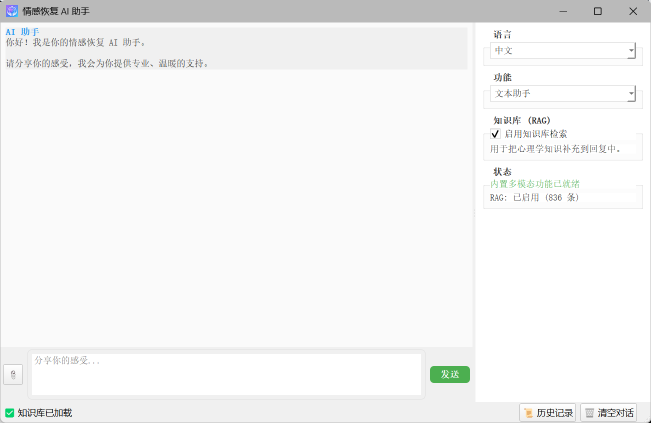
#> input picture images/1.png, 1302 x 846 px (shown at 1/2 size)
$ python -i utils.py   (imports and definitions only)
#> lines starting #> are read from the running program, lines starting #| are printed output that depends on the picture; after the words box and inside, x2 and y2 are one past the last pixel; in counts of white or black regions, pixels touching at a corner belong together
import logging
import tempfile
from pathlib import Path
import pytesseract
from PIL import Image
import cv2
import numpy as np

# 日志配置
logger = logging.getLogger("emotional_recovery")
# [1 line not run here, left out]
handler = logging.StreamHandler()
# [2 lines not run here, left out]


def process_images(files) -> list:
    """将上传文件保存到临时路径，返回本地图片路径列表。"""
    processed = []
    for file in files:
        try:
            tmp = tempfile.NamedTemporaryFile(delete=False, suffix=f"_{file.name}")
            tmp.write(file.getvalue())
            tmp.close()
            processed.append({"filepath": Path(tmp.name)})
        except Exception as e:
            logger.error(f"Error processing image {file.name}: {e}")
    return processed


def ocr_image(file) -> str:
    """对图片进行 OCR 文字识别"""
#> called with file = '../images/1.png'
    try:
        img = Image.open(file)
#> img is the input picture: PIL image 1302x846 RGB; mean R, G, B 244.2, 244.5, 244.3
        gray = cv2.cvtColor(np.array(img), cv2.COLOR_RGB2GRAY)
        blur = cv2.GaussianBlur(gray, (3, 3), 0)
        binary = cv2.adaptiveThreshold(
            blur, 255, cv2.ADAPTIVE_THRESH_GAUSSIAN_C,
            cv2.THRESH_BINARY, 31, 8
        )
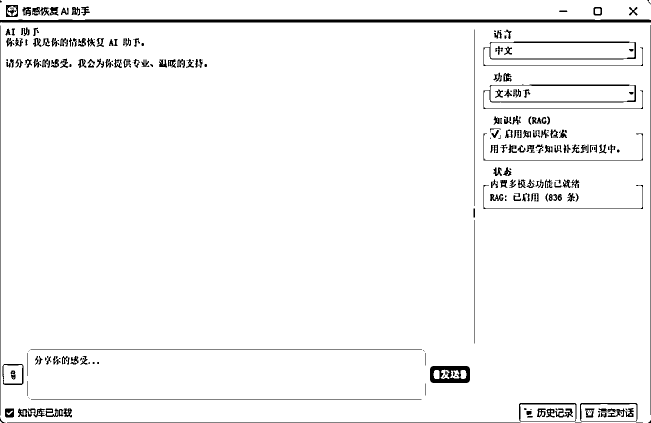
#> binary: shape (846, 1302) (shown at 1/2 size); 96.5% white; 282 black regions (85 under 20 px), largest, box (x1, y1, x2, y2) and area: (0, 39, 1302, 45) 7663, (967, 83, 1286, 132) 1915, (860, 732, 940, 766) 1879
        h, w = binary.shape
#> h = 846; w = 1302
        binary = cv2.resize(binary, (w * 2, h * 2), interpolation=cv2.INTER_CUBIC)
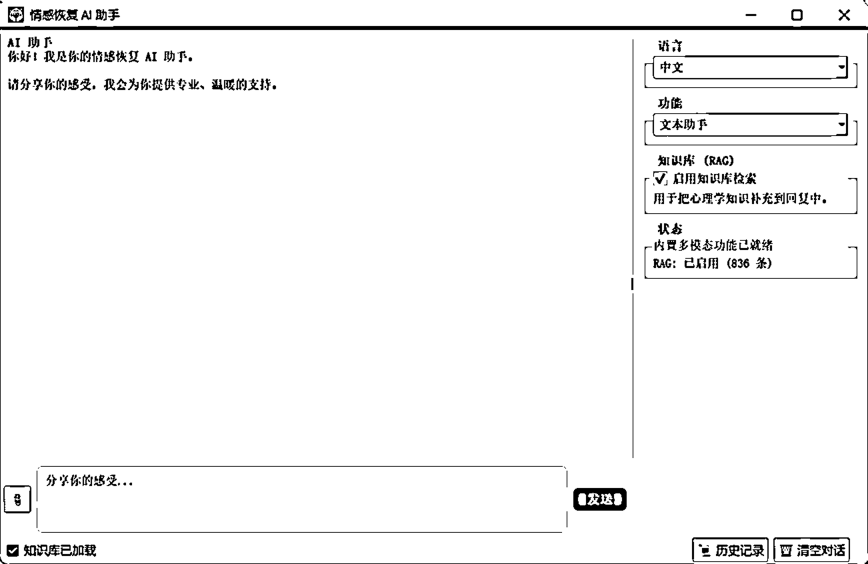
#> binary: shape (1692, 2604) (shown at 1/3 size); min 0, max 255, mean 245.9
        file.seek(0)
        return pytesseract.image_to_string(binary, lang="chi_sim+eng")
    except Exception as e:
        logger.error(f"OCR错误: {e}")
        return ""


def classify_issue_type(text: str) -> str:
    """对用户输入的问题进行分类"""
    text_lower = text.lower() if text else ""

    positive_keywords = [
        '开心', '高兴', '快乐', '很棒', '幸福', '兴奋', '满意', '开心了',
        'happy', 'glad', 'joy', 'excited', 'great', 'good mood'
    ]
    if any(keyword in text_lower for keyword in positive_keywords):
        return 'positive mood'

    categories = {
        'romantic breakup': ['分手', '失恋', '前任', 'ex', '离婚', 'breakup', 'heartbreak'],
        'interpersonal conflict': ['吵架', '争吵', '冲突', '矛盾', '绝交', 'fight', 'argument', 'conflict'],
        'workplace stress': ['工作', '职场', '老板', '同事', '绩效', '加班', 'work', 'job', 'career'],
        'mental health': ['焦虑', '抑郁', '压力', '失眠', '情绪', 'anxiety', 'depression', 'stress'],
        'family issues': ['家人', '家庭', '父母', '亲戚', 'family', 'parents'],
        'financial stress': ['钱', '经济', '贫穷', '债务', 'money', 'debt'],
        'academic anxiety': ['考试', '挂科', '学习', '学业', '论文', 'exam', 'study', 'academic']
    }

    for category, keywords in categories.items():
        if any(kw in text_lower for kw in keywords):
            return category

    return 'general emotional distress'

>>> result = ocr_image('../images/1.png')

$ run again, on images/10.png
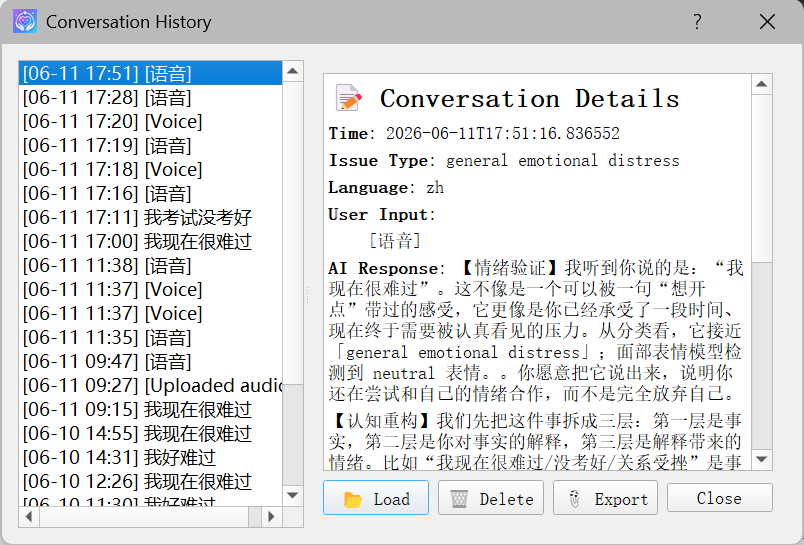
#> input picture images/10.png, 804 x 545 px
#> in ocr_image, img is the input picture: PIL image 804x545 RGB; mean R, G, B 225.7, 227.1, 228.4
#> in ocr_image, `blur = cv2.GaussianBlur(gray, (3, 3), 0)`:
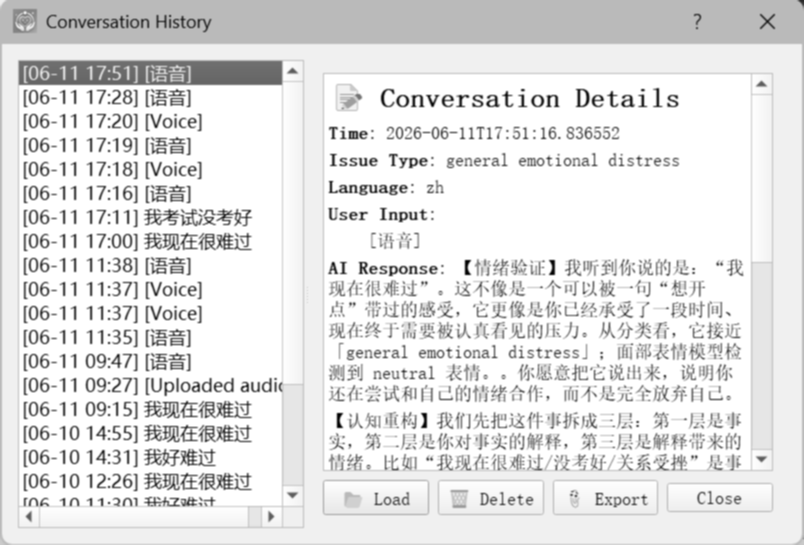
#> blur: shape (545, 804); min 0, max 255, mean 226.9
#> in ocr_image, `binary = cv2.adaptiveThreshold( blur, 255, cv2.ADAPTIVE_THRESH_GAUSSIA..`:
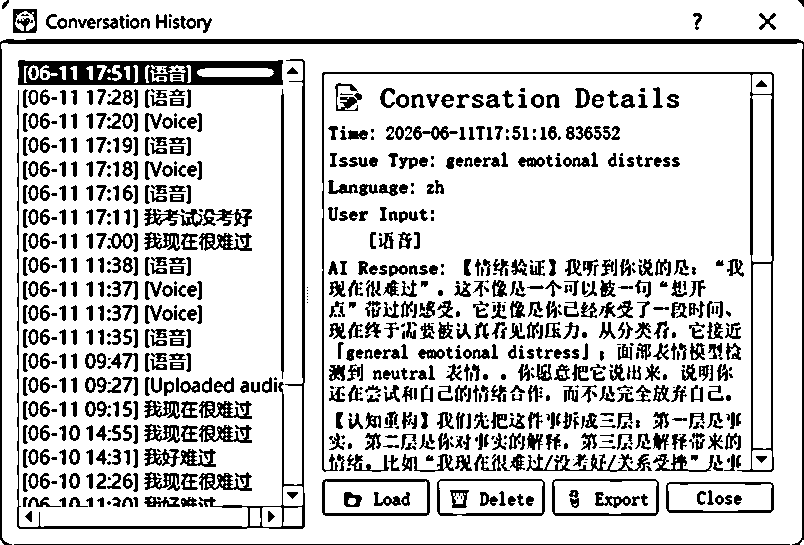
#> binary: shape (545, 804); 80.7% white; 900 black regions (200 under 20 px), largest, box (x1, y1, x2, y2) and area: (0, 39, 804, 545) 6002, (18, 60, 283, 85) 4421, (322, 72, 774, 472) 3769

$ run again, on images/2.png
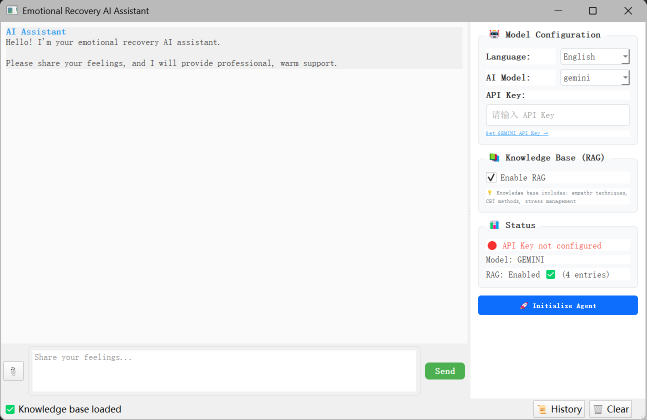
#> input picture images/2.png, 1293 x 839 px (shown at 1/2 size)
#> in ocr_image, img is the input picture: PIL image 1293x839 RGB; mean R, G, B 240.5, 241.9, 243.3
#> in ocr_image, `binary = cv2.adaptiveThreshold( blur, 255, cv2.ADAPTIVE_THRESH_GAUSSIA..`:
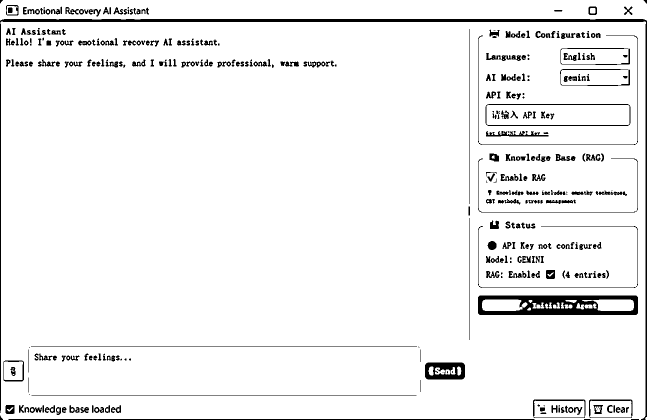
#> binary: shape (839, 1293) (shown at 1/2 size); 94.8% white; 398 black regions (60 under 20 px), largest, box (x1, y1, x2, y2) and area: (0, 38, 1293, 839) 10826, (956, 591, 1276, 630) 7931, (850, 725, 930, 759) 2027
#> in ocr_image, `binary = cv2.resize(binary, (w * 2, h * 2), interpolation=cv2.INTER_CU..`:
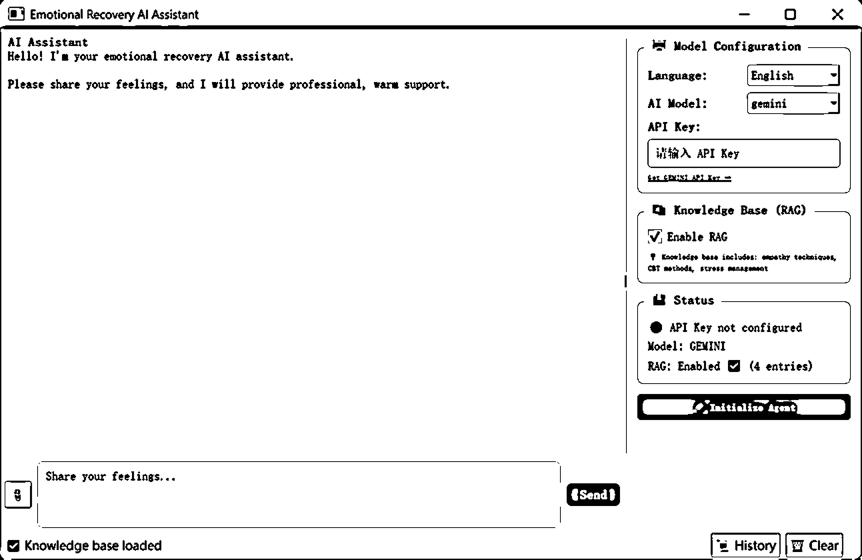
#> binary: shape (1678, 2586) (shown at 1/3 size); min 0, max 255, mean 241.7

$ run again, on images/3.png
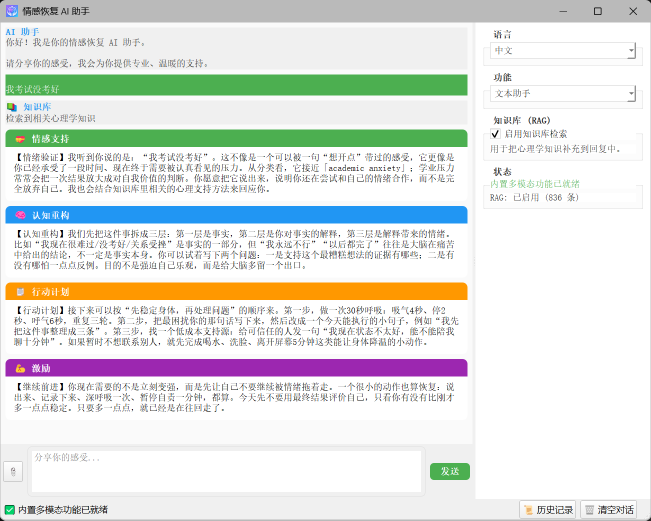
#> input picture images/3.png, 1302 x 1041 px (shown at 1/2 size)
#> in ocr_image, img is the input picture: PIL image 1302x1041 RGB; mean R, G, B 224.8, 227.8, 224.5
#> in ocr_image, `binary = cv2.adaptiveThreshold( blur, 255, cv2.ADAPTIVE_THRESH_GAUSSIA..`:
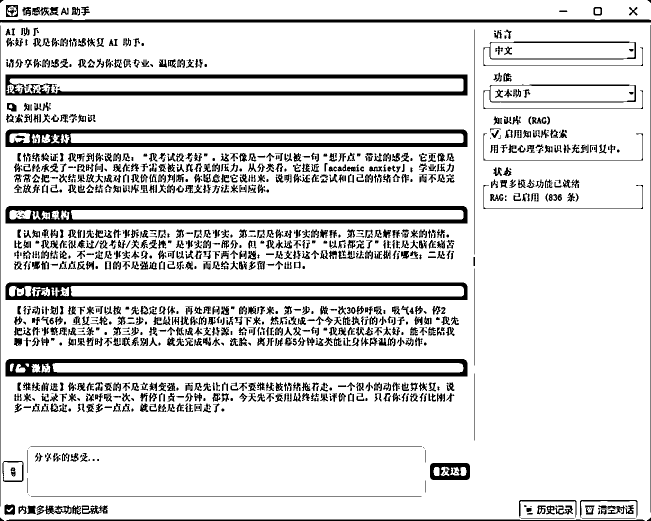
#> binary: shape (1041, 1302) (shown at 1/2 size); 85.5% white; 1525 black regions (407 under 20 px), largest, box (x1, y1, x2, y2) and area: (11, 412, 935, 447) 15948, (11, 718, 935, 753) 15917, (11, 259, 935, 294) 15878
#> in ocr_image, `binary = cv2.resize(binary, (w * 2, h * 2), interpolation=cv2.INTER_CU..`:
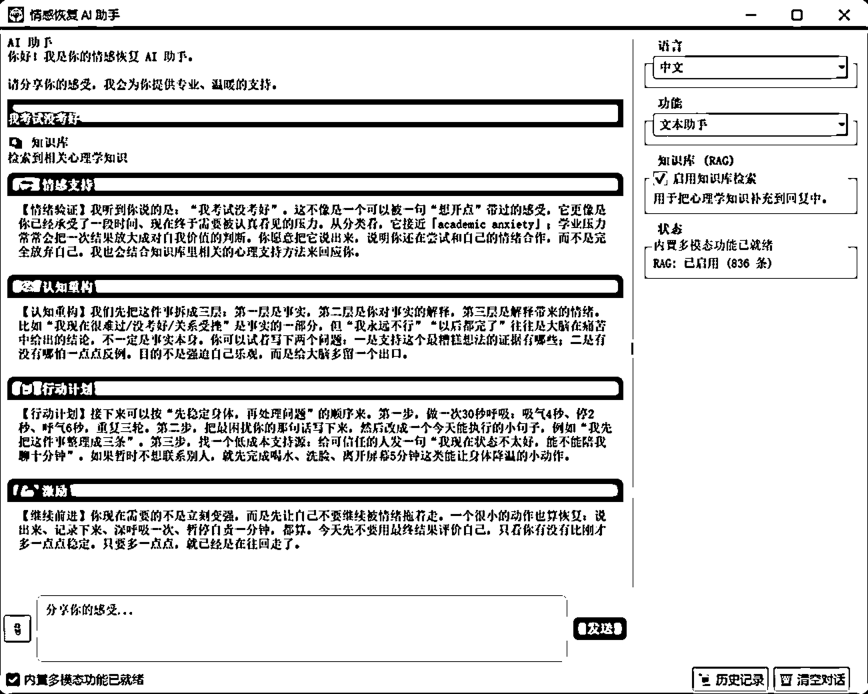
#> binary: shape (2082, 2604) (shown at 1/3 size); min 0, max 255, mean 217.7
